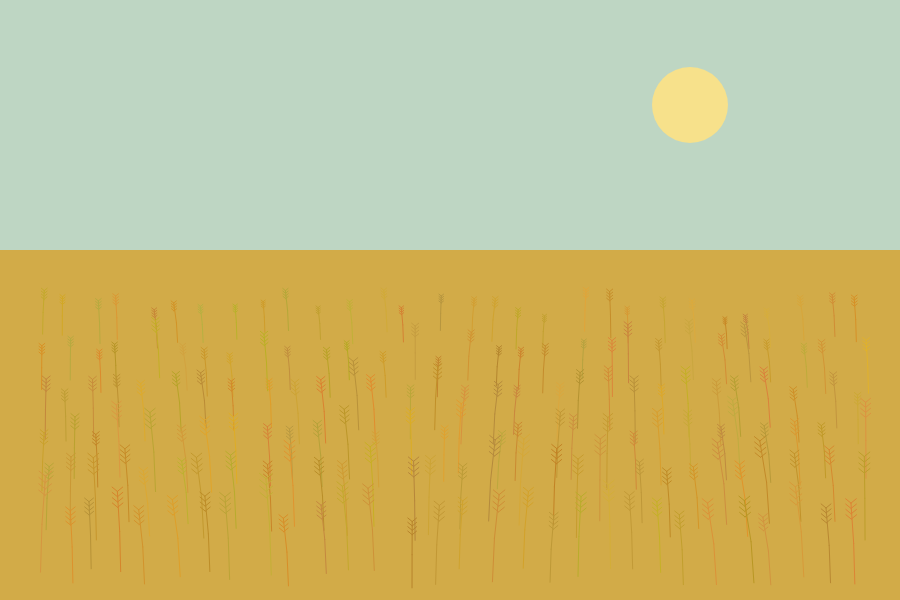
Frame 1 (no input)
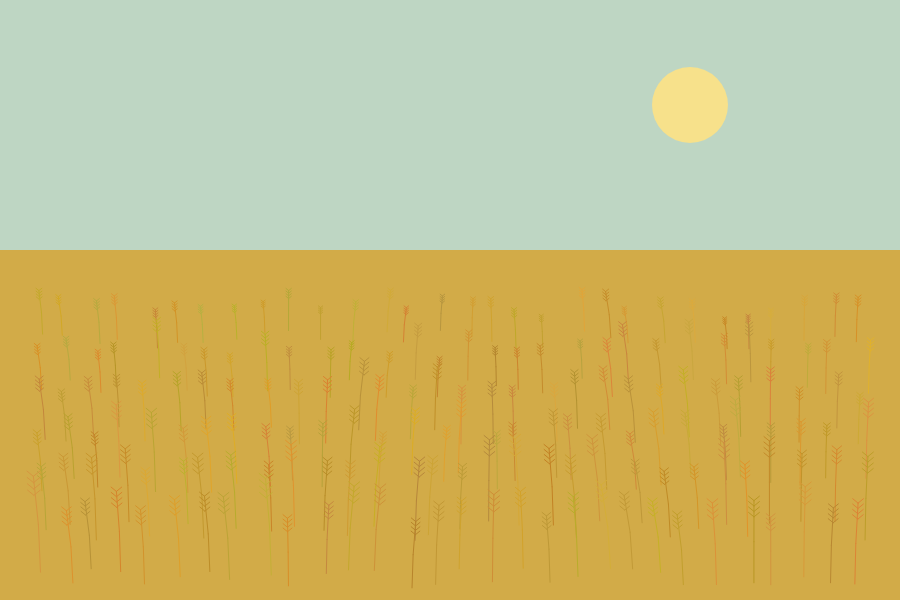
Frame 60 (no input)
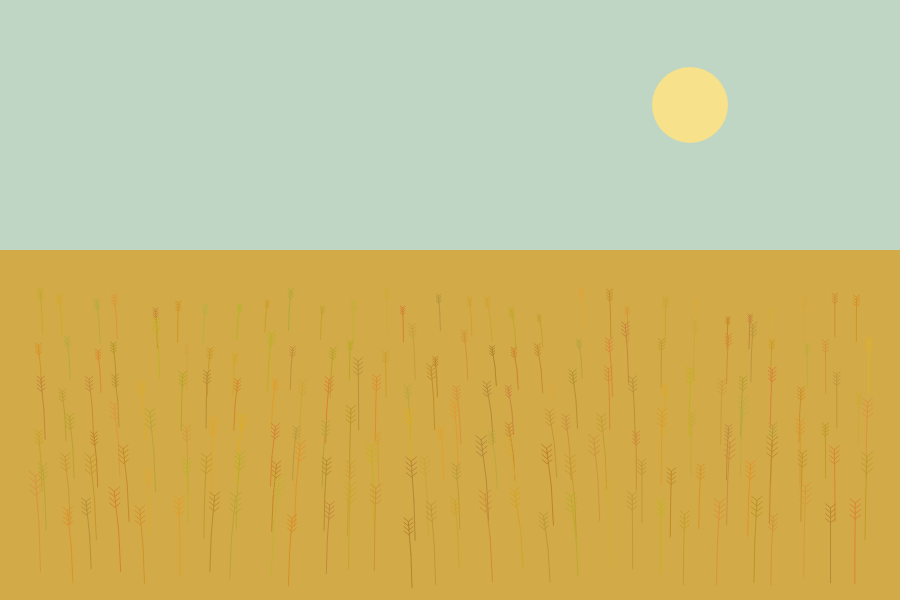
Frame 120 (the mouse pressed at the canvas centre since frame 60)

The p5.js sketch that drew these frames (run headless with seeded random() and noise() and a simulated clock; from frame 60 on, the mouse is pressed at the canvas centre):

// p5.js sketch
// ── sketch.js
const SCENE_WIDTH = 900;
const SCENE_HEIGHT = 600;
const HORIZON_Y = 250;

let sceneMouseX = 0;
let sceneMouseY = 0;

let sceneState = {
  skyR: 190,
  skyG: 214,
  skyB: 195,

  groundR: 210,
  groundG: 171,
  groundB: 72,

  sunX: 690,
  sunY: 105,

  wheatRShift: 0,
  wheatGShift: 0,
  wheatBShift: 0
};

function setup() {
  createCanvas(SCENE_WIDTH, SCENE_HEIGHT);
  createWheatField();
}

function draw() {
  sceneMouseX = mouseX;
  sceneMouseY = mouseY;

  updateWind();

  drawSceneBackground();
  drawWheatField(sceneState);
}

function drawSceneBackground() {
  background(
    sceneState.skyR,
    sceneState.skyG,
    sceneState.skyB
  );

  noStroke();

  fill(247, 225, 139);
  circle(sceneState.sunX, sceneState.sunY, 76);

  fill(
    sceneState.groundR,
    sceneState.groundG,
    sceneState.groundB
  );

  rect(
    0,
    HORIZON_Y,
    SCENE_WIDTH,
    SCENE_HEIGHT - HORIZON_Y
  );
}
// ── noise-mechanic.js
let stalks = [];

let stalkCount = 180;

let windProgress = 0;
let windSpeed = 0.008;
let windStrength = 28;
let noiseScale = 0.004;

function createWheatField() {
  stalks = [];

  let rowCount = 6;
  let stalksPerRow = stalkCount / rowCount;

  for (let row = 0; row < rowCount; row++) {
    let depth = row / (rowCount - 1);

    let rowY = 340 + depth * 238;

    let minimumHeight = 30 + depth * 35;
    let maximumHeight = 48 + depth * 52;

    for (let column = 0; column < stalksPerRow; column++) {
      let spacing = 850 / stalksPerRow;

      let baseX =
        25 +
        (column + 0.5) * spacing +
        random(-8, 8);

      let baseY = rowY + random(-10, 10);

      let stalkHeight = random(
        minimumHeight,
        maximumHeight
      );

      let baseR = random(180, 225);
      let baseG = random(130, 178);
      let baseB = random(35, 65);

      let noiseOffset =
        baseX * noiseScale +
        random(-0.08, 0.08);

      let stalk = new WheatStalk(
        baseX,
        baseY,
        stalkHeight,
        baseR,
        baseG,
        baseB,
        noiseOffset
      );

      stalks.push(stalk);
    }
  }
}

function getWindBend(stalk) {
  let noiseValue = noise(
    stalk.noiseOffset + windProgress
  );

  let bend = (noiseValue - 0.5) * 2 * windStrength;

  return bend * stalk.stalkHeight / 100;
}

function updateWind() {
  windProgress += windSpeed;

  for (let i = 0; i < stalks.length; i++) {
    stalks[i].windBend = getWindBend(stalks[i]);
  }
}

function drawWheatField(colours) {
  for (let i = 0; i < stalks.length; i++) {
    stalks[i].draw(colours);
  }
}

class WheatStalk {
  constructor(
    baseX,
    baseY,
    stalkHeight,
    baseR,
    baseG,
    baseB,
    noiseOffset
  ) {
    this.baseX = baseX;
    this.baseY = baseY;

    this.stalkHeight = stalkHeight;

    this.baseR = baseR;
    this.baseG = baseG;
    this.baseB = baseB;

    this.noiseOffset = noiseOffset;

    this.windBend = 0;
    this.inputBend = 0;
  }

  draw(colours) {
    let totalBend = this.windBend + this.inputBend;

    let middleX = this.baseX + totalBend * 0.3;
    let middleY = this.baseY - this.stalkHeight * 0.5;

    let tipX = this.baseX + totalBend;
    let tipY = this.baseY - this.stalkHeight;

    let displayR = constrain(
      this.baseR + colours.wheatRShift,
      0,
      255
    );

    let displayG = constrain(
      this.baseG + colours.wheatGShift,
      0,
      255
    );

    let displayB = constrain(
      this.baseB + colours.wheatBShift,
      0,
      255
    );

    stroke(displayR, displayG, displayB);

    line(
      this.baseX,
      this.baseY,
      middleX,
      middleY
    );

    line(
      middleX,
      middleY,
      tipX,
      tipY
    );

    let headSize = this.stalkHeight * 0.12;

    for (let i = 0; i < 4; i++) {
      let headY = tipY + i * headSize * 0.55;
      let headX = tipX - totalBend * i * 0.025;

      line(
        headX,
        headY,
        headX - headSize * 0.55,
        headY - headSize * 0.45
      );

      line(
        headX,
        headY,
        headX + headSize * 0.55,
        headY - headSize * 0.45
      );
    }
  }
}
// ── style.css
html,
body {
  margin: 0;
  padding: 0;
}

body {
  background-color: #f5f1e5;
  color: #34453a;
  font-family: Arial, Helvetica, sans-serif;
  text-align: center;
}

h1 {
  margin: 20px 0 8px;
  font-size: 28px;
}

p {
  margin: 0 0 18px;
  font-size: 14px;
}

canvas {
  display: block;
  margin: 0 auto 24px;
}
